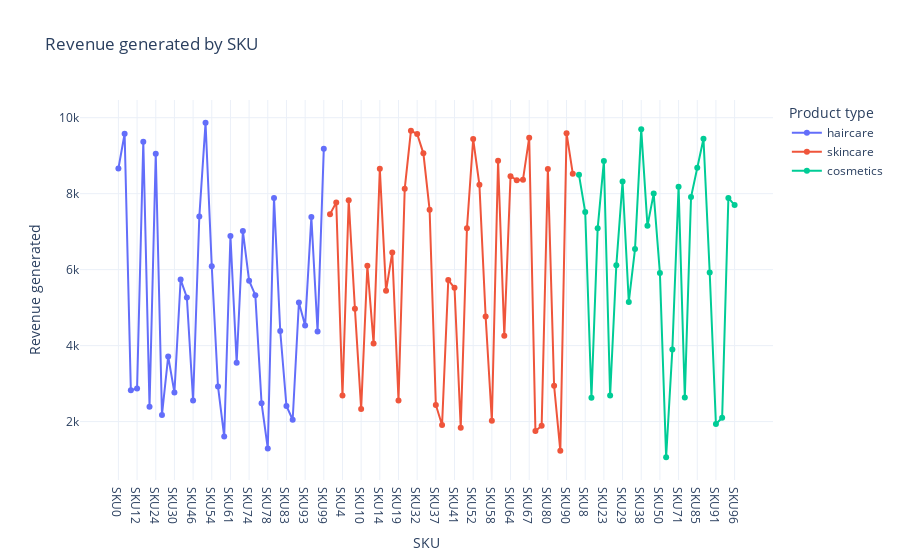

Source (notebook cell):
### Code cell
fig = px.line(data,x='SKU',y='Revenue generated',title="Revenue generated by SKU",color='Product type',markers=True)
fig.show()

### Figure 1 — Plotly figure (JSON) as saved in the notebook; plotly's stock layout.template omitted (floating-point values rounded to 4 significant figures)
{"data": [{"hovertemplate": "Product type=haircare<br>SKU=%{x}<br>Revenue generated=%{y}<extra></extra>", "legendgroup": "haircare", "line": {"color": "#636efa", "dash": "solid"}, "marker": {"symbol": "circle"}, "mode": "lines+markers", "name": "haircare", "orientation": "v", "showlegend": true, "type": "scatter", "x": ["SKU0", "SKU2", "SKU5", "SKU12", "SKU18", "SKU22", "SKU24", "SKU25", "SKU26", "SKU30", "SKU43", "SKU45", "SKU46", "SKU48", "SKU51", "SKU54", "SKU55", "SKU57", "SKU61", "SKU68", "SKU70", "SKU74", "SKU76", "SKU77", "SKU78", "SKU79", "SKU81", "SKU83", "SKU84", "SKU87", "SKU93", "SKU95", "SKU97", "SKU99"], "xaxis": "x", "y": [8662.0, 9578.0, 2828.0, 2874.0, 9365.0, 2391.0, 9049.0, 2175.0, 3716.0, 2766.0, 5737.0, 5268.0, 2557.0, 7397.0, 9866.0, 6088.0, 2926.0, 1606.0, 6886.0, 3550.0, 7015.0, 5710.0, 5328.0, 2484.0, 1292.0, 7889.0, 4384.0, 2412.0, 2048.0, 5134.0, 4531.0, 7386.0, 4371.0, 9185.0], "yaxis": "y"}, {"hovertemplate": "Product type=skincare<br>SKU=%{x}<br>Revenue generated=%{y}<extra></extra>", "legendgroup": "skincare", "line": {"color": "#EF553B", "dash": "solid"}, "marker": {"symbol": "circle"}, "mode": "lines+markers", "name": "skincare", "orientation": "v", "showlegend": true, "type": "scatter", "x": ["SKU1", "SKU3", "SKU4", "SKU6", "SKU9", "SKU10", "SKU11", "SKU13", "SKU14", "SKU15", "SKU16", "SKU19", "SKU20", "SKU31", "SKU32", "SKU34", "SKU36", "SKU37", "SKU39", "SKU40", "SKU41", "SKU42", "SKU47", "SKU52", "SKU53", "SKU56", "SKU58", "SKU60", "SKU63", "SKU64", "SKU65", "SKU66", "SKU67", "SKU69", "SKU75", "SKU80", "SKU82", "SKU86", "SKU90", "SKU98"], "xaxis": "x", "y": [7461.0, 7767.0, 2687.0, 7823.0, 4971.0, 2331.0, 6100.0, 4053.0, 8654.0, 5442.0, 6454.0, 2553.0, 8128.0, 9655.0, 9572.0, 9062.0, 7573.0, 2438.0, 1912.0, 5725.0, 5521.0, 1840.0, 7089.0, 9436.0, 8232.0, 4767.0, 2021.0, 8864.0, 4257.0, 8459.0, 8355.0, 8368.0, 9474.0, 1752.0, 1889.0, 8652.0, 2943.0, 1230.0, 9593.0, 8526.0], "yaxis": "y"}, {"hovertemplate": "Product type=cosmetics<br>SKU=%{x}<br>Revenue generated=%{y}<extra></extra>", "legendgroup": "cosmetics", "line": {"color": "#00cc96", "dash": "solid"}, "marker": {"symbol": "circle"}, "mode": "lines+markers", "name": "cosmetics", "orientation": "v", "showlegend": true, "type": "scatter", "x": ["SKU7", "SKU8", "SKU17", "SKU21", "SKU23", "SKU27", "SKU28", "SKU29", "SKU33", "SKU35", "SKU38", "SKU44", "SKU49", "SKU50", "SKU59", "SKU62", "SKU71", "SKU72", "SKU73", "SKU85", "SKU88", "SKU89", "SKU91", "SKU92", "SKU94", "SKU96"], "xaxis": "x", "y": [8496.0, 7517.0, 2629.0, 7087.0, 8858.0, 2686.0, 6117.0, 8319.0, 5150.0, 6541.0, 9692.0, 7152.0, 8002.0, 5911.0, 1062.0, 3900.0, 8180.0, 2633.0, 7911.0, 8685.0, 9445.0, 5925.0, 1935.0, 2100.0, 7888.0, 7698.0], "yaxis": "y"}], "layout": {"autosize": true, "legend": {"title": {"text": "Product type"}, "tracegroupgap": 0}, "title": {"text": "Revenue generated by SKU"}, "xaxis": {"anchor": "y", "autorange": true, "domain": [0, 1], "range": [-6.41, 105.4], "title": {"text": "SKU"}, "type": "category"}, "yaxis": {"anchor": "x", "autorange": true, "domain": [0, 1], "range": [327.9, 10600.0], "title": {"text": "Revenue generated"}, "type": "linear"}}}
